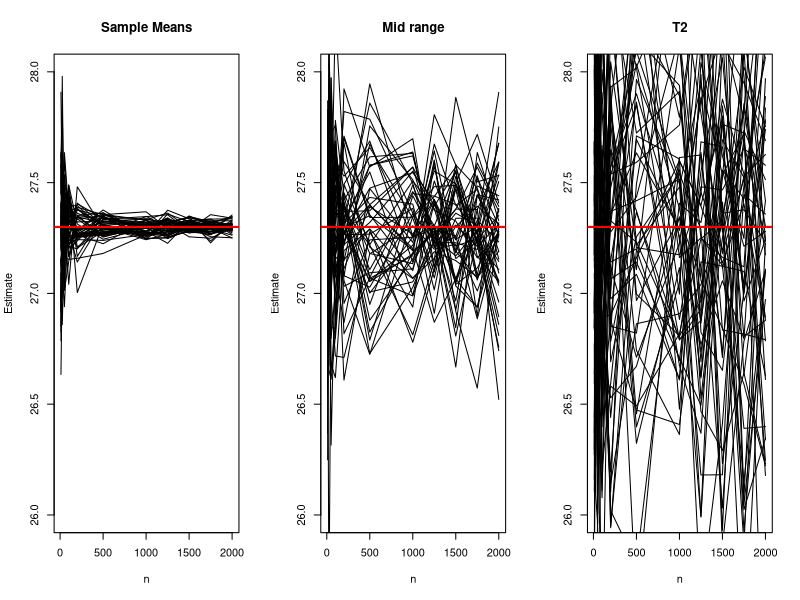
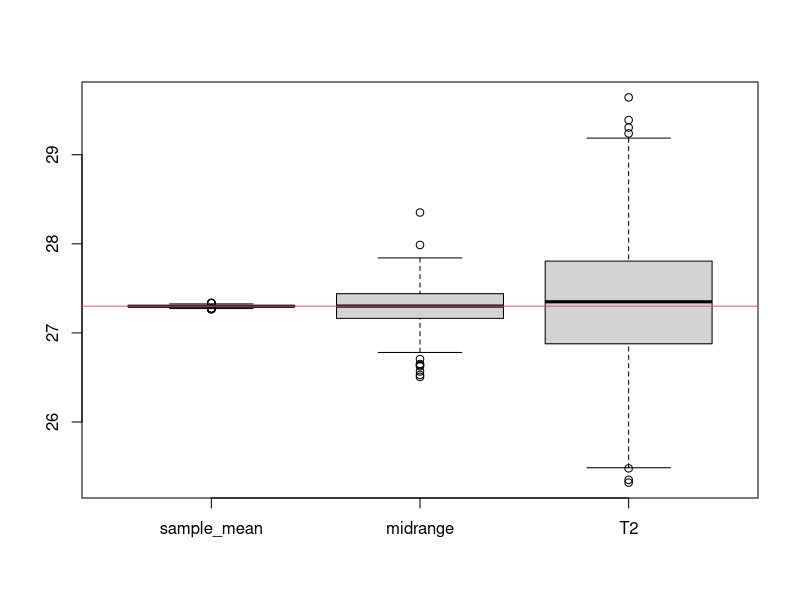
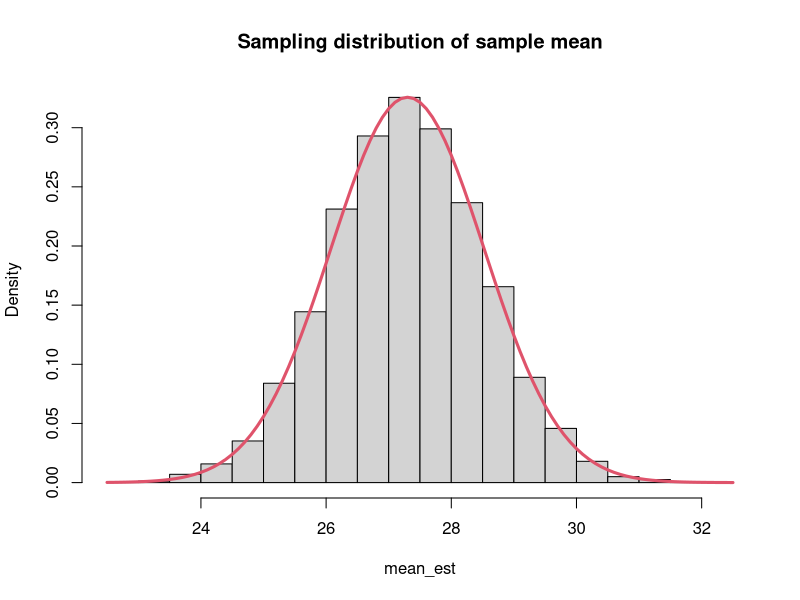
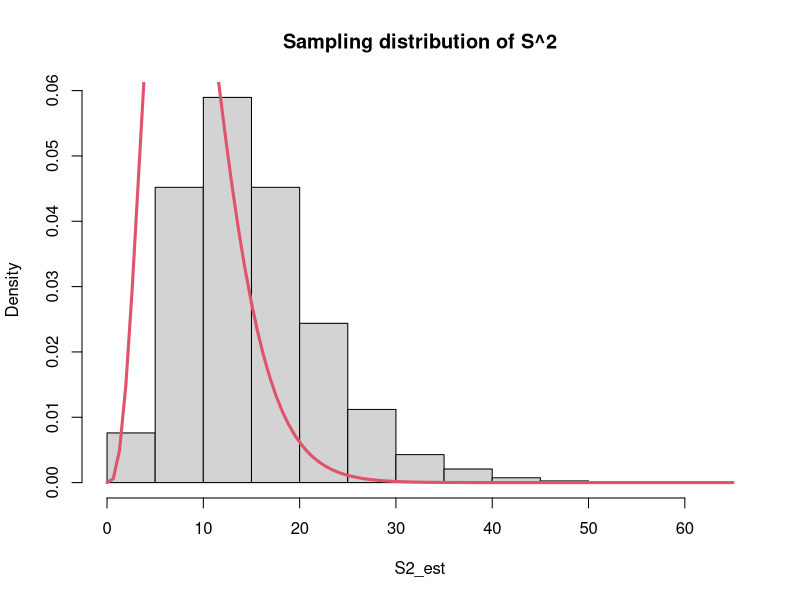
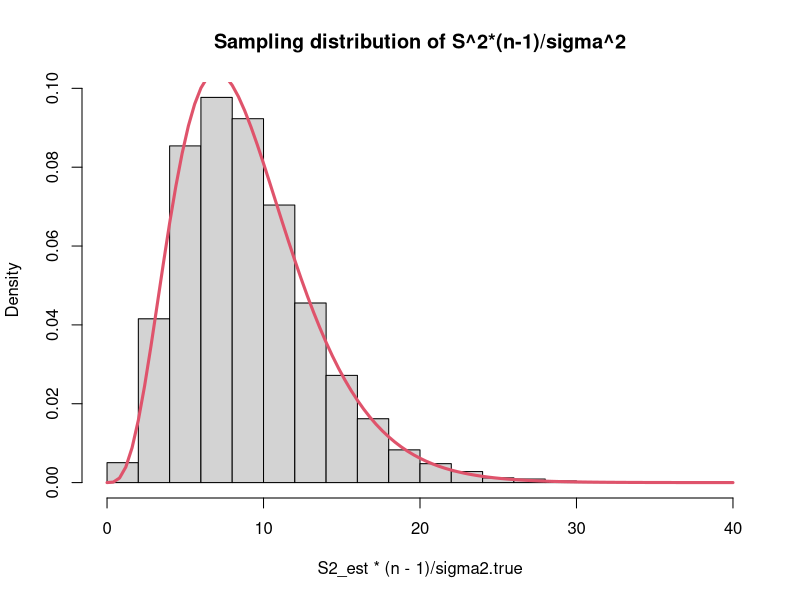
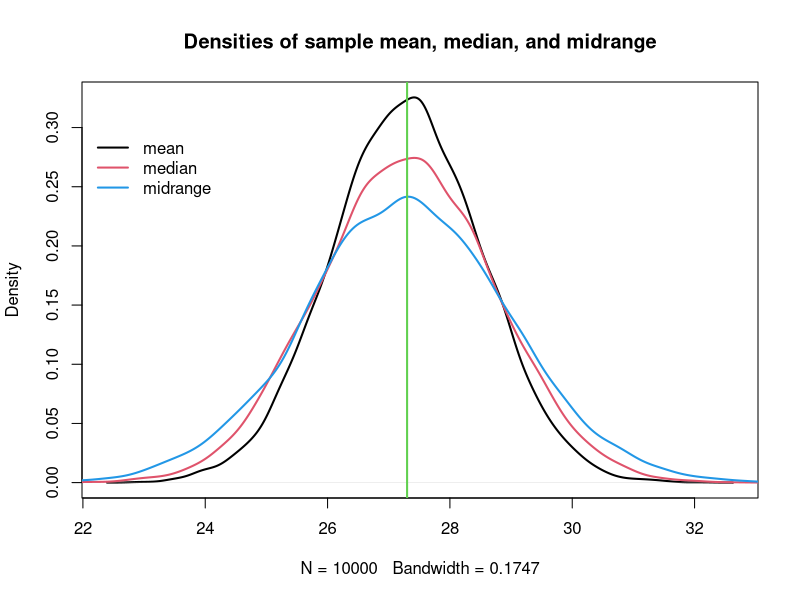
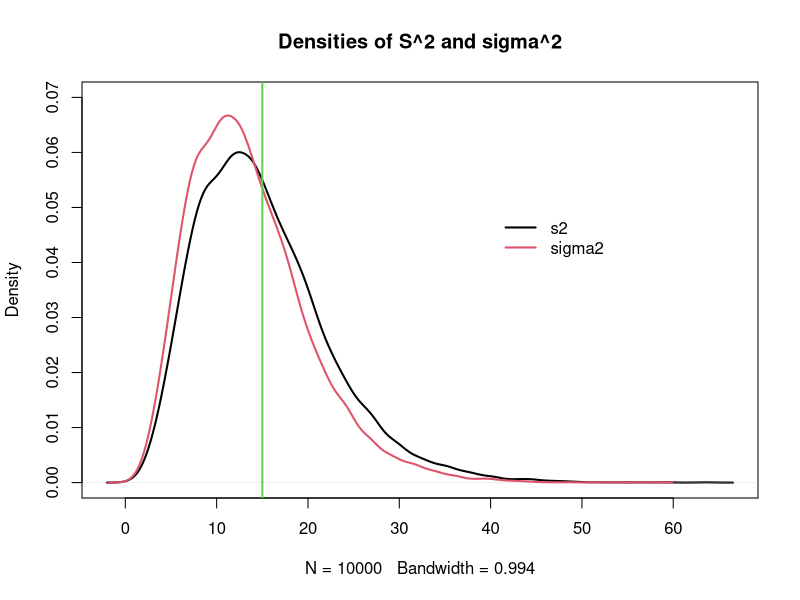
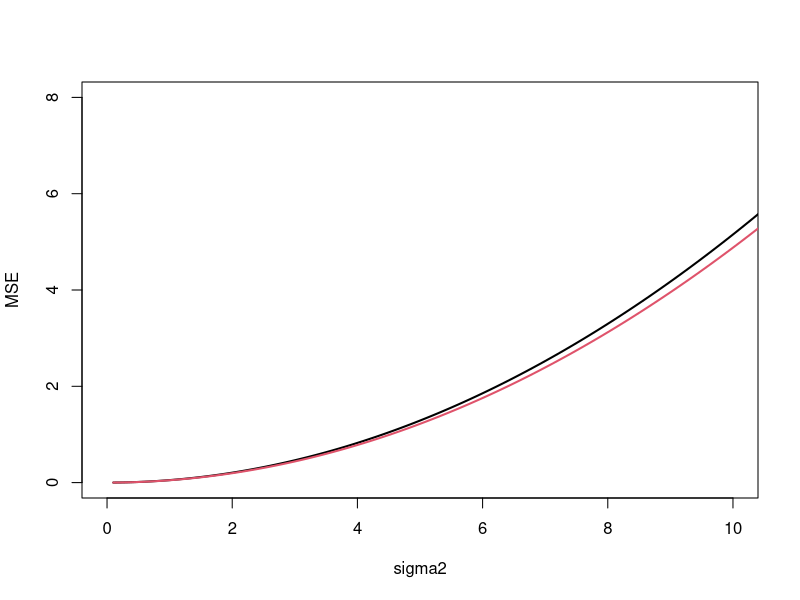

Generate these figures, in order, with R:
## ---- chunk 1
mu.true <- 27.3
sigma2.true <- 1
sample_sizes <- c(10, 25, 50, 100, 200,
                  500, 1000,1250, 1500, 1750, 2000)

B <- length(sample_sizes)
N_samples <- 50

mean_est <- matrix(NA, nrow=B, ncol=N_samples)
T_range <- matrix(NA, nrow=B, ncol=N_samples)
T_2 <- matrix(NA, nrow=B, ncol=N_samples)


set.seed(6)
for(i in 1:B){
  for(j in 1:N_samples){
    n <- sample_sizes[i]
    
    y <- rnorm(n, mean=mu.true, sd=sqrt(sigma2.true))
    mean_est[i,j] <- mean(y)
    T_range[i,j] <- (min(y) + max(y))/2
    T_2[i,j] <- (y[1] + y[n])/2
  }
}

par(mfrow=c(1,3))
plot(sample_sizes, mean_est[,1], type="l", ylim=c(26,28), 
     main = "Sample Means", ylab = "Estimate", xlab = "n")

for(i in 2:N_samples){
  points(sample_sizes, mean_est[,i], type="l")
}
abline(h=mu.true, col="red", lwd=2)

################################################
plot(sample_sizes, T_range[,1], type="l", ylim=c(26,28), 
     main = "Mid range", ylab = "Estimate", xlab = "n")

for(i in 2:N_samples){
  points(sample_sizes, T_range[,i], type="l")
}
abline(h=mu.true, col="red", lwd=2)

################################################
plot(sample_sizes, T_2[,1], type="l", ylim=c(26,28), 
     main = "T2", ylab = "Estimate", xlab = "n")

for(i in 2:N_samples){
  points(sample_sizes, T_2[,i], type="l")
}
abline(h=mu.true, col="red",lwd=2)
par(mfrow=c(1,1))




# Let's replicate the estimation procedure for n=10000

B <- 1000
mean_est <- numeric(B)
T_range <- numeric(B)
T_2 <- numeric(B)
for(i in 1:B){

  y <- rnorm(10000, mean=mu.true, sd=sqrt(sigma2.true))
  mean_est[i] <- mean(y)
  T_range[i] <- (min(y) + max(y))/2
  T_2[i] <- (y[1] + y[10000])/2
}

boxplot(cbind(sample_mean=mean_est,
              midrange=T_range,
              T2=T_2))
abline(h=mu.true, col=2)






##############################################
######## 1.2 - Comparing estimators: #########
##############################################

mu.true <- 27.3
sigma2.true <- 15
n <- 10


# Sampling distributions:
B <- 10000
mean_est <- numeric(B)
median_est <- numeric(B)
T_range <- numeric(B)

S2_est <- numeric(B)
sigma2_est <- numeric(B)

set.seed(6)
for(b in 1:B){
  y <- rnorm(n, mean=mu.true, sd=sqrt(sigma2.true))
  mean_est[b] <- mean(y)
  median_est[b] <- median(y)
  T_range[b] <- (min(y) + max(y))/2

  S2_est[b] <- var(y)
  sigma2_est[b] <- var(y)*(n-1)/n
}

hist(mean_est, prob=T, main="Sampling distribution of sample mean")
curve(dnorm(x, mu.true, sd=sqrt(sigma2.true/n)), col=2, lwd=3,add=T)
hist(S2_est, prob=T, main="Sampling distribution of S^2")
curve(dchisq(x, n-1), col=2, add=T, lwd=3)

hist(S2_est*(n-1)/sigma2.true, prob=T, main="Sampling distribution of S^2*(n-1)/sigma^2")
curve(dchisq(x, n-1), col=2, add=T, lwd=3)



# Expected values (approximated):

mean(mean_est)
mean(median_est)
mean(T_range)

mean(S2_est)
mean(sigma2_est)


# Biases (approximated):

mean(mean_est) - mu.true
mean(median_est) - mu.true
mean(T_range) - mu.true

mean(S2_est) - sigma2.true
mean(sigma2_est) - sigma2.true


# MSEs (approximated):

mean((mean_est - mu.true)^2)
mean((median_est - mu.true)^2)
mean((T_range - mu.true)^2)

mean((S2_est - sigma2.true)^2)
mean((sigma2_est- sigma2.true)^2)


# Bias-variance trade-off (it holds for B >> 0, it is approximated):
mean((mean_est - mu.true)^2)
(mean(mean_est) - mu.true)^2 + var(mean_est)*(B-1)/B


# Other measures:
# MAEs (approximated):

mean(abs(mean_est - mu.true))
mean(abs(median_est - mu.true))
mean(abs(T_range - mu.true))

mean(abs(S2_est - sigma2.true))
mean(abs(sigma2_est- sigma2.true))


# ARB Absolute relative bias (approximated):

mean(abs(mean_est - mu.true)/mu.true)
mean(abs(median_est - mu.true)/mu.true)
mean(abs(T_range - mu.true)/mu.true)

mean(abs(S2_est - sigma2.true)/sigma2.true)
mean(abs(sigma2_est- sigma2.true)/sigma2.true)





# Sampling Distributions:
plot(density(mean_est), main="Densities of sample mean, median, and midrange", lwd=2)
lines(density(median_est),  col=2, lwd=2)
lines(density(T_range),  col=4, lwd=2)
abline(v=mu.true, col=3, lwd=2)
legend(22,.3, legend=c("mean", "median", "midrange"), col=c(1:2,4), lty=1, lwd=2, bty = "n")


plot(density(S2_est), main="Densities of S^2 and sigma^2", ylim=c(0,0.07), lwd=2)
lines(density(sigma2_est),  col=2, lwd=2)
abline(v=sigma2.true, col=3, lwd=2)
legend(40,.05, legend=c("s2", "sigma2"), col=1:2, lty=1, bty = "n", lwd=2)





#####################################################
##### 1.3 - Comparing estimators for variance: ######
#####################################################

# This function returns the MSE of S^2 and sigma2_hat
# approximated with B replicates

mse_normal_sigma2 <- function(mu, sigma2, n, B){

  est_s2 <- numeric(B)
  est_sigma2 <- numeric(B)

  set.seed(42)
  for(b in 1:B){
    y <- rnorm(n, mu, sqrt(sigma2))

    est_s2[b] <- var(y)
    est_sigma2[b] <- ((n-1)/n)*var(y)

  }

  mse_s2 <- mean((est_s2-sigma2)^2)
  mse_sigma2 <- mean((est_sigma2-sigma2)^2)

  return(c(mse_s2, mse_sigma2))
}

mse_normal_sigma2(mu=10, sigma2=15, n=10, B=50)


# Grid of values for (the true) sigma2
sigma2_vector <- seq(0.1, 50, by=0.1)
B <- 1000

mse_s2 <- numeric(length(sigma2_vector))
mse_sigma2 <- numeric(length(sigma2_vector))

for(s in 1:length(sigma2_vector)){
  mse <- mse_normal_sigma2(10, sigma2_vector[s], 40, B)

  mse_s2[s] <- mse[1]
  mse_sigma2[s] <- mse[2]
}

plot(sigma2_vector, mse_s2, pch=20,
     type="l", ylab="MSE", xlab="sigma2", lwd=2, xlim=c(0,10),
     ylim=c(0,8))
points(sigma2_vector, mse_sigma2, pch=20, type="l", col=2, lwd=2)

legend(0,150, legend=c("S2", "sigma2_hat"), col=c(1,2), lty=1, bty="n", lwd=2)


################################################
##### 1.4 - Comparing estimators Poisson: ######
################################################

lambda <- 20
n <- 50
B <- 5000

est_mean <- numeric(B)
est_s2 <- numeric(B)

set.seed(369)
for(b in 1:B){
  y <- rpois(n, lambda)

  est_mean[b] <- mean(y)
  est_s2[b] <- var(y)
}

mse_mean <- mean((est_mean-lambda)^2); mse_mean
mse_s2 <- mean((est_s2-lambda)^2); mse_s2


plot(density(est_s2), main="Densities of sample mean and sample variance",
     ylim=c(0,.65), lwd=2)
lines(density(est_mean),  col=2, lwd=2)
abline(v=lambda, col=3, lwd=2)
legend(26,.6, legend=c("y_bar", "s^2"), col=2:1, lty=1, bty = "n", lwd=2)




n <- 10
B <- 5000
lambda_grid <- seq(0.5, 50, by=.5)

MSE_mean <- numeric(length(lambda_grid))
MSE_var <- numeric(length(lambda_grid))

for(l in 1:length(lambda_grid)){
  
  stime_media <- numeric(B)
  stime_var <- numeric(B)
  
  for(b in 1:B){
    x <- rpois(n, lambda=lambda_grid[l])
    
    stime_media[b] <- mean(x)
    stime_var[b] <- var(x)
  }
  
  MSE_mean[l] <- mean((stime_media - lambda_grid[l])^2)
  MSE_var[l] <- mean((stime_var - lambda_grid[l])^2)
}

plot(lambda_grid, MSE_var, type="l", col=2, lwd=2)
points(lambda_grid, MSE_mean, type="l", lwd=2)
